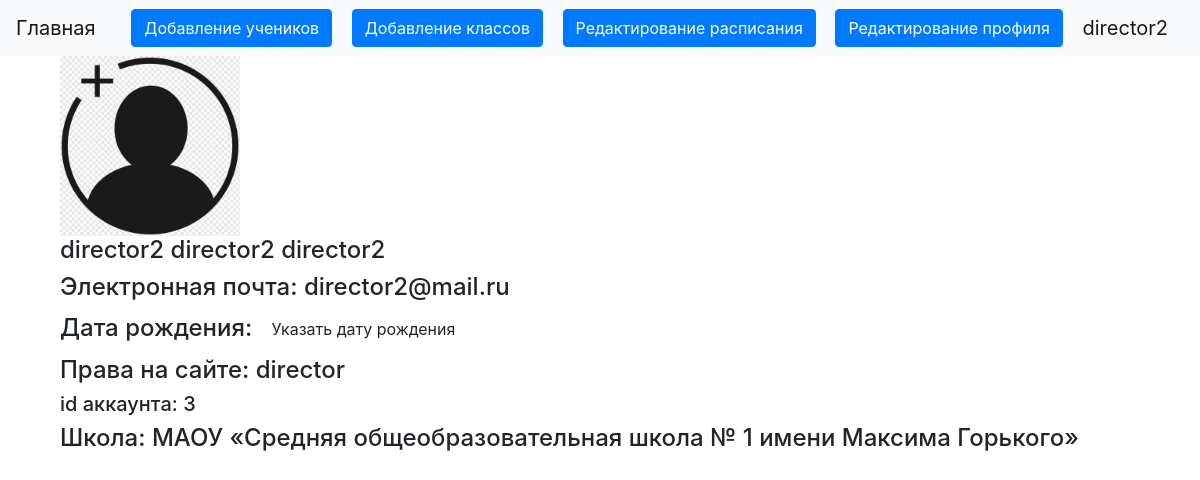
The page /profile (signed in) on the database its author committed.
### data/users.py (models this page shows, shortened)
class User(SqlAlchemyBase, UserMixin):
    __tablename__ = 'user'
    id = sqlalchemy.Column(
        sqlalchemy.Integer, primary_key=True, autoincrement=True)
    name = sqlalchemy.Column(sqlalchemy.String, nullable=True)
    apprentice = sqlalchemy.Column(sqlalchemy.String, nullable=True)
    patronymic = sqlalchemy.Column(sqlalchemy.String, nullable=True)
    email = sqlalchemy.Column(
        sqlalchemy.String, index=True, unique=True, nullable=True)
    hashed_password = sqlalchemy.Column(sqlalchemy.String, nullable=True)
    photo = sqlalchemy.Column(sqlalchemy.String)
    school = sqlalchemy.Column(sqlalchemy.String)
    dob = sqlalchemy.Column(sqlalchemy.String)
    roles = sqlalchemy.Column(sqlalchemy.String)  # добавить nullable=True
    created_date = sqlalchemy.Column(
        sqlalchemy.DateTime, default=datetime.datetime.now)

### data/schools.py (models this page shows)
class Schools(SqlAlchemyBase):
    __tablename__ = 'schools'
    id = sqlalchemy.Column(
        sqlalchemy.Integer, primary_key=True, autoincrement=True)
    name_schools = sqlalchemy.Column(sqlalchemy.String, nullable=True)
    director = sqlalchemy.Column(sqlalchemy.String, nullable=True)

### main.py (the view)
@app.route('/profile')
@login_required
def profile():
    if current_user.roles == 'admin':
        return render_template('profile_admin.html')
    elif current_user.roles == 'director':
        db_sess = db_session.create_session()
        school = db_sess.query(Schools).filter(
            Schools.director == current_user.id).first()
        print(school.name_schools)
        return render_template('profile_director.html', school=school)
    elif current_user.roles == 'student':
        db_sess = db_session.create_session()
        student = db_sess.query(Student).filter(
            Student.id == current_user.id).first()
        return render_template('profile_student.html', student=student)
    elif current_user.roles == 'guest':
        return render_template('profile.html')

### data/db_session.py (called while the page is built)
def create_session() -> Session:
    global __factory
    return __factory()

### main.py (called while the page is built)
@login_manager.user_loader
def load_user(user_id):
    db_sess = db_session.create_session()
    return db_sess.query(User).get(user_id)

### templates/profile_director.html (shortened to what this page needs)
<!DOCTYPE html>
<html lang="ru">
<head>
    <link rel="stylesheet"
          href="https://stackpath.bootstrapcdn.com/bootstrap/4.4.1/css/bootstrap.min.css"
>
</head>
<body>
<header>
    <nav class="navbar navbar-light bg-light">
        <a class="navbar-brand" href="/">Главная</a>
        <a class="btn btn-primary" href="/add-student">Добавление учеников</a>
        <a class="btn btn-primary" href="/add-klass">Добавление классов</a>
        <a class="btn btn-primary" href="/edit-schedule">Редактирование расписания</a>
        <a class="btn btn-primary" href="/edit-profile">Редактирование профиля</a>
        {% if current_user.is_authenticated %}
            <a class="navbar-brand" href="/logout">{{ current_user.name }}</a>
        {% else %}
            <p>
                <a class="btn btn-primary " href="/register">Зарегистрироваться</a>
                <a class="btn btn-success" href="/login">Войти</a>
            </p>
        {% endif %}
    </nav>
</header>
<main role="main" class="container">
<div style="padding-left: 15px">
{%if current_user.photo%}
    <img src="../static/user_folder/{{current_user.photo}}/profile_image.jpg" width="180" height="180">
{%else%}
    <img src='static/image/user.png' width="180" height="180">
{%endif%}
<h4>{{current_user.name}} {{current_user.apprentice}} {{current_user.patronymic}}</h4>
<h4>Электронная почта: {{current_user.email}}</h4>
{% if current_user.dob %}
    <h4>Дата рождения: {{current_user.dob}}</h4>
{% else %}
<h4>Дата рождения: <a class="btn" href="add_dob">Указать дату рождения</a></h4>
{% endif %}
{% if current_user.roles %}
<h4>Права на сайте: {{current_user.roles}}</h4>
<h5>id аккаунта: {{current_user.id}}</h5>
{% endif %}
<h4>Школа: {{school.name_schools}}</h4>
</div>
</main>
</body>
</html>

### rows shown on the page
User: name "director2", apprentice "director2", patronymic "director2", email "director2@mail.ru", roles "director", id "3"
Schools: name_schools "МАОУ «Средняя общеобразовательная школа № 1 имени Максима Горького»"
